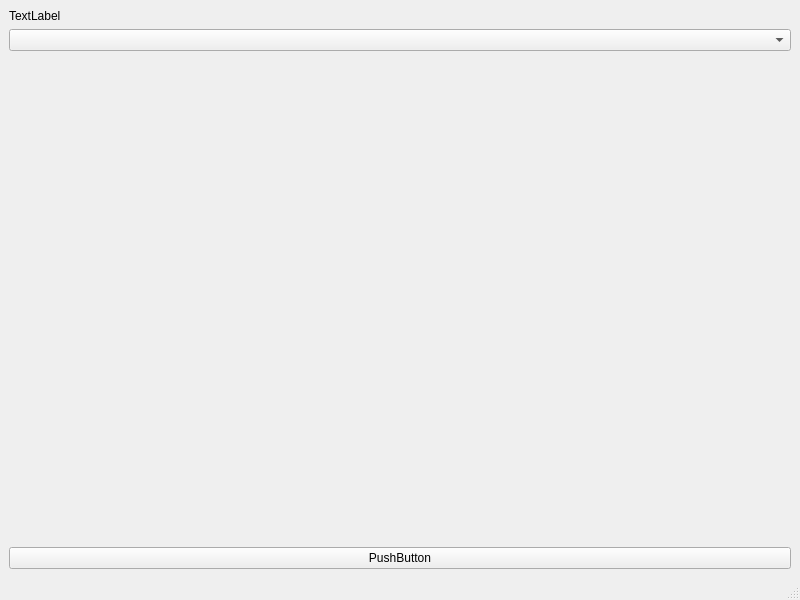
<?xml version="1.0" encoding="UTF-8"?>
<ui version="4.0">
 <class>MainWindow</class>
 <widget class="QMainWindow" name="MainWindow">
  <property name="geometry">
   <rect>
    <x>0</x>
    <y>0</y>
    <width>800</width>
    <height>600</height>
   </rect>
  </property>
  <property name="windowTitle">
   <string>MainWindow</string>
  </property>
  <widget class="QWidget" name="centralwidget">
   <layout class="QVBoxLayout" name="verticalLayout">
    <item>
     <widget class="QLabel" name="Input">
      <property name="text">
       <string>TextLabel</string>
      </property>
     </widget>
    </item>
    <item>
     <widget class="QComboBox" name="Media"/>
    </item>
    <item>
     <spacer name="verticalSpacer">
      <property name="orientation">
       <enum>Qt::Vertical</enum>
      </property>
      <property name="sizeHint" stdset="0">
       <size>
        <width>20</width>
        <height>464</height>
       </size>
      </property>
     </spacer>
    </item>
    <item>
     <widget class="QPushButton" name="Ok">
      <property name="text">
       <string>PushButton</string>
      </property>
     </widget>
    </item>
   </layout>
  </widget>
  <widget class="QMenuBar" name="menubar">
   <property name="geometry">
    <rect>
     <x>0</x>
     <y>0</y>
     <width>800</width>
     <height>21</height>
    </rect>
   </property>
  </widget>
  <widget class="QStatusBar" name="statusbar"/>
 </widget>
 <resources/>
 <connections/>
</ui>
